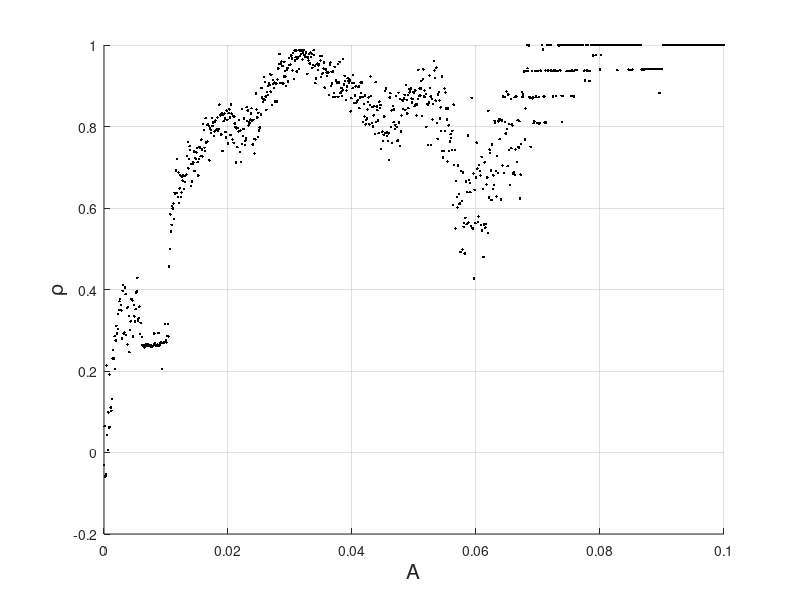

This chart was generated by the following MATLAB code: (Note: this script raises an error after producing the figure.)
% scatter_plot3
% SICEのプロットの修正用
% データの読み込みをしてから実行
load('sp_A0001_all_L50000.mat')

%% rho-A
figure
scatter(A,rho_ns,'k','.')
xlabel('A','Fontsize',15);
ylabel('ρ','Fontsize',15);
grid on

% フォントサイズ変更
h_axes = gca;
h_axes.XAxis.FontSize = 13;
h_axes.YAxis.FontSize = 13;

hold off
%% A-PLI
figure
scatter(A,pli_ns,'k','.')
xlabel('A','Fontsize',15);
ylabel('PLI','Fontsize',15);
grid on

% フォントサイズ変更
h_axes = gca;
h_axes.XAxis.FontSize = 13;
h_axes.YAxis.FontSize = 13;

hold off

%% A-TE
figure
scatter(A,te_ns12,'r','.')
hold on
scatter(A,te_ns21,'k','.')
xlabel('A','Fontsize',15);
ylabel('TE','Fontsize',15);

legend('x1→x2','x2→x1')

ylim([0 0.35])
grid on

% フォントサイズ変更
h_axes = gca;
h_axes.XAxis.FontSize = 13;
h_axes.YAxis.FontSize = 13;

hold off
